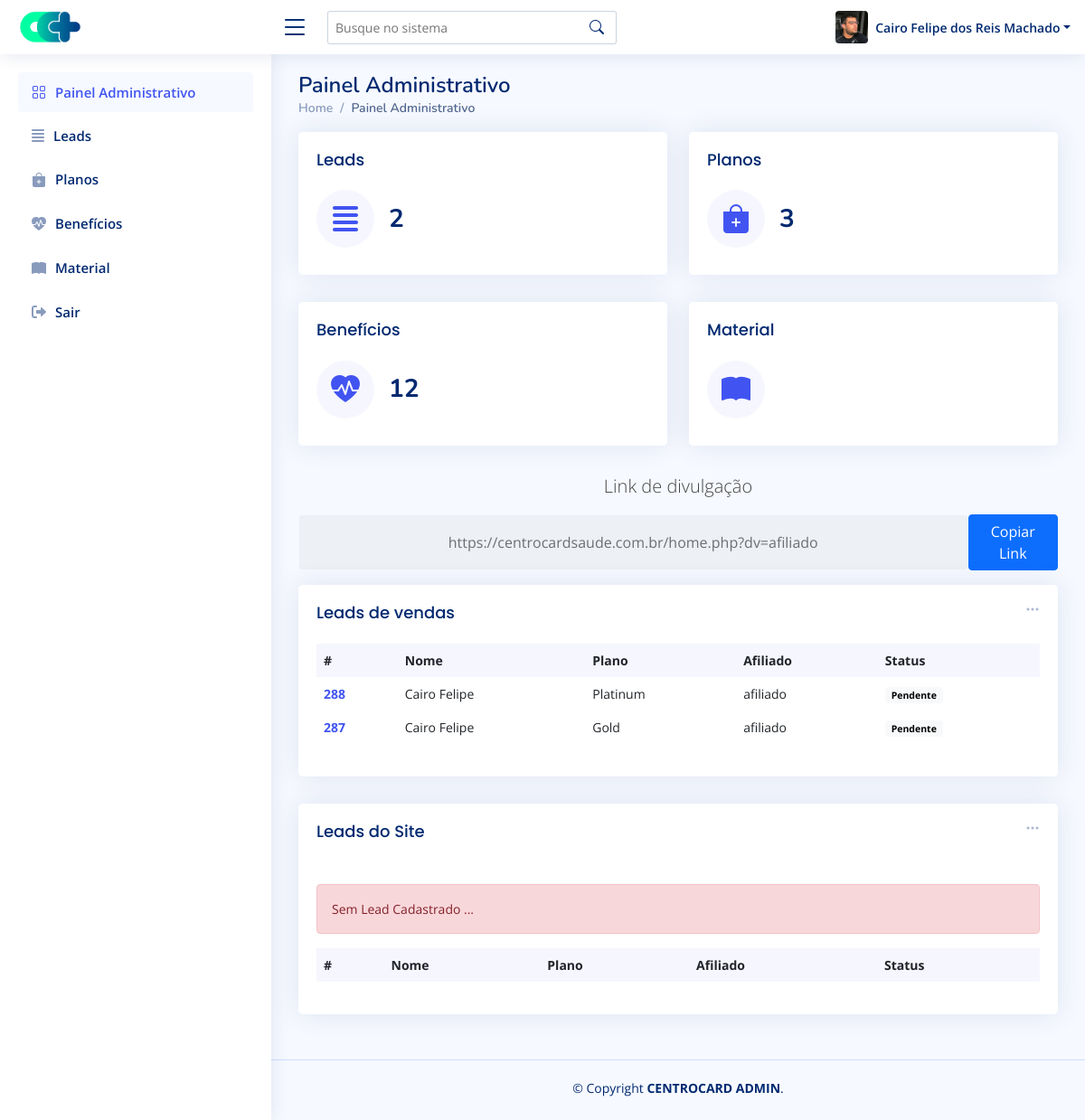
The page /admin/painel-controle.php (signed in) on the database as committed earlier.
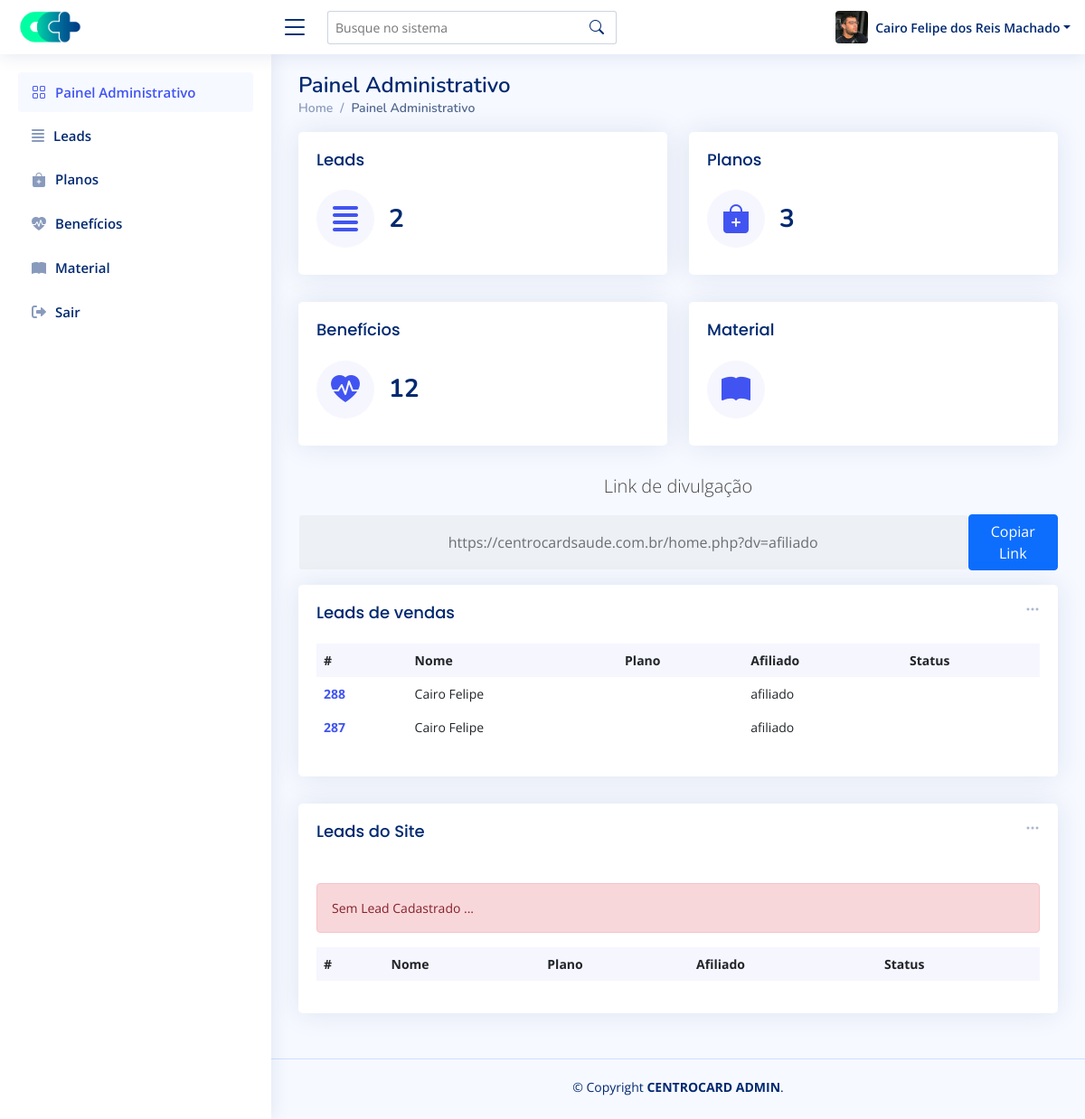
The same page on the database as committed later.
### tables this page shows
CREATE TABLE `leads` (
  `id` int(11) NOT NULL AUTO_INCREMENT,
  `nome` varchar(100) DEFAULT NULL,
  `whats` varchar(50) DEFAULT NULL,
  `opc` varchar(50) DEFAULT NULL,
  `email` varchar(50) DEFAULT NULL,
  `msg` varchar(1000) DEFAULT NULL,
  `data_envio` timestamp NULL DEFAULT current_timestamp(),
  `dv` varchar(100) DEFAULT NULL,
  `tipo` varchar(10) DEFAULT NULL,
  `status` varchar(50) DEFAULT NULL,
  `user_vz` varchar(100) DEFAULT NULL,
  `data_vz` varchar(100) DEFAULT NULL,
  `user_ok` varchar(100) DEFAULT NULL,
  `data_ok` varchar(100) DEFAULT NULL,
  `plan` varchar(50) DEFAULT NULL,
  PRIMARY KEY (`id`)
);

### admin/painel-controle.php (the view, shortened to what the changed rows need)
<?php
require_once 'dbconfig.php';
?>
<!DOCTYPE html>
<html lang="pt-br">
<head>
  <link rel="stylesheet" href="https://cdnjs.cloudflare.com/ajax/libs/font-awesome/6.0.0-beta3/css/all.min.css" />
  <link href="assets/vendor/bootstrap/css/bootstrap.min.css" rel="stylesheet">
  <link rel="stylesheet" href="https://cdn.jsdelivr.net/npm/bootstrap-icons@1.8.1/font/bootstrap-icons.css">
  <link href="assets/vendor/remixicon/remixicon.css" rel="stylesheet">
  <link href="assets/vendor/boxicons/css/boxicons.min.css" rel="stylesheet">
  <link href="assets/vendor/quill/quill.snow.css" rel="stylesheet">
  <link href="assets/vendor/quill/quill.bubble.css" rel="stylesheet">
  <link href="assets/vendor/simple-datatables/style.css" rel="stylesheet">
  <link href="assets/css/style.css" rel="stylesheet">
</head>
<body>
  <main id="main" class="main">
    <div class="pagetitle">
      <h1>Painel Administrativo</h1>
    </div>
    <section class="section dashboard">
      <div class="row">
        <div class="col-lg-12">
          <div class="row">
            <?php
            if (($_SESSION['type'] == 1) or ($_SESSION['type'] == 2) or ($_SESSION['type'] == 3)) {
            ?>
                          <?php
                          if ($_SESSION['type'] == 2) {
                          ?>
                              <?php
                              $sth = $DB_con->prepare("SELECT count(*) as total from leads where dv='$_SESSION[login]'");
                              $sth->execute();
                              print_r($sth->fetchColumn());
                              ?>
                          <?php }  ?>
                            <?php
                            $sth = $DB_con->prepare('SELECT count(*) as total from plans');
                            $sth->execute();
                            print_r($sth->fetchColumn());
                            ?>
                            <?php
                            $sth = $DB_con->prepare('SELECT count(*) as total from benefits');
                            $sth->execute();
                            print_r($sth->fetchColumn());
                            ?>
            <?php
            }
            ?>
            <?php
            if (($_SESSION['type'] == 1) or ($_SESSION['type'] == 2) or ($_SESSION['type'] == 3)) {
            ?>
              <div class="col-12">
                <div class="card recent-sales">
                  <div class="card-body">
                    <table class="table table-borderless datatable">
                      <thead>
                        <tr>
                          <th scope="col">#</th>
                          <th scope="col">Nome</th>
                          <th scope="col">Plano</th>
                          <th scope="col">Afiliado</th>
                          <th scope="col">Status</th>
                        </tr>
                      </thead>
                      <tbody>
                        <?php
                        if ($_SESSION['type'] == 2) {
                        ?>
                          <?php
                          $stmt = $DB_con->prepare("SELECT id, nome, whats,email,opc,data_envio,tipo,dv,status,plan FROM leads where dv='$_SESSION[login]' and tipo='1' ORDER BY id DESC");
                          $stmt->execute();
                          if ($stmt->rowCount() > 0) {
                            while ($row = $stmt->fetch(PDO::FETCH_ASSOC)) {
                              extract($row);
                          ?>
                              <tr>
                                <th scope="row"><a href="#"><?php echo $id; ?></a></th>
                                <td>Cairo Felipe</td>
                                <td><a href="#" class="text-primary"></a><?php echo $plan; ?></td>
                                <td><?php echo $dv; ?></td>
                                <?php
                                if ($status == 1) {
                                ?>
                                  <td><span class="badge bg-light text-black">Pendente</span></td>
                                <?php } ?>
                              </tr>
                            <?php
                            }
                          }
                        }
                        ?>
                      </tbody>
                    </table>
                  </div>
                </div>
              </div>
              <div class="col-12">
                <div class="card recent-sales">
                  <div class="card-body">
                    <table class="table table-borderless datatable">
                      <thead>
                        <tr>
                          <th scope="col">#</th>
                          <th scope="col">Nome</th>
                          <th scope="col">Plano</th>
                          <th scope="col">Afiliado</th>
                          <th scope="col">Status</th>
                        </tr>
                      </thead>
                    </table>
                  </div>
                </div>
              </div>
            <?php
            }
            ?>
          </div>
        </div>
      </div>
    </section>
  </main>
</body>
</html>

Rows that differ between the two databases and show on the page:
changed leads id 288: plan "Platinum" → (not shown); status "1" → empty (drawn)
changed leads id 287: plan "Gold" → (not shown); status "1" → empty (drawn)
